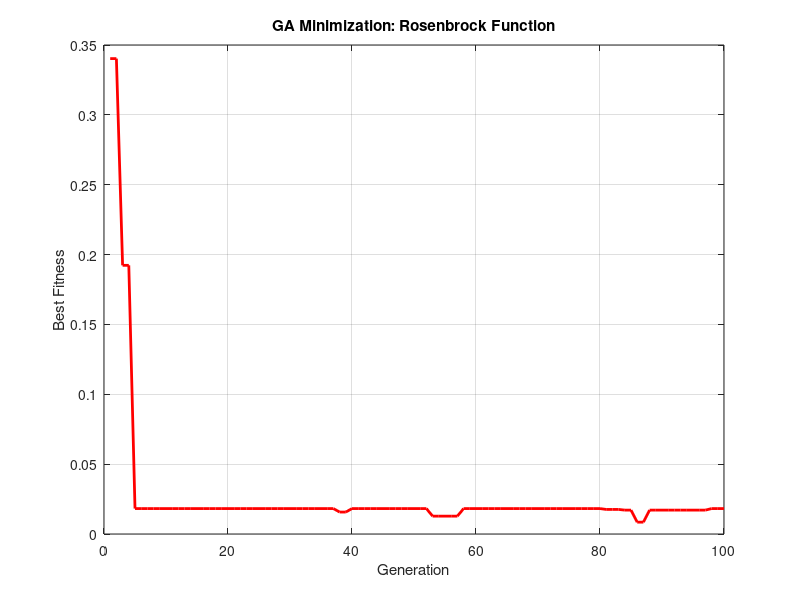

MATLAB code to generate this figure:
clc; clear; close all;

%% * Objective: Minimize the Rosenbrock function
popSize = 30;
dims = 2;                      % Two variables: x and y
pop = -2 + 4 * rand(popSize, dims);  % Range: [-2, 2]
maxGen = 100;
mutRate = 0.1;

fitnessFunc = @(v) (1 - v(:,1)).^2 + 100*(v(:,2) - v(:,1).^2).^2;

bestFitness = zeros(maxGen, 1);

for gen = 1:maxGen
    fitness = fitnessFunc(pop);       % Lower is better

    %% Selection: Roulette Wheel (invert fitness for minimization)
    invFitness = 1 ./ (fitness + 1e-6);  
    prob = invFitness / sum(invFitness);
    cumProb = cumsum(prob);
    newPop = zeros(size(pop));
    for i = 1:popSize
        r = rand;
        idx = find(cumProb >= r, 1, 'first');
        newPop(i,:) = pop(idx,:);
    end

    %% Crossover: Single-point
    for i = 1:2:popSize
        if i+1 <= popSize
            point = randi([1, dims]);
            newPop([i, i+1], point:end) = newPop([i+1, i], point:end);
        end
    end

    %% Mutation
    for i = 1:popSize
        if rand < mutRate
            newPop(i,:) = newPop(i,:) + 0.1 * randn(1, dims);
            newPop(i,:) = max(-2, min(2, newPop(i,:)));  % Keep in range
        end
    end

    pop = newPop;
    bestFitness(gen) = min(fitnessFunc(pop));
end

%% * Plotting
figure;
plot(1:maxGen, bestFitness, 'r-', 'LineWidth', 2);
xlabel('Generation'); ylabel('Best Fitness');
title('GA Minimization: Rosenbrock Function');
grid on;

%% ---------- Report the solution ----------
finalFitness = fitnessFunc(pop);
[bestVal, bestIdx] = min(finalFitness);      % minimisation problem

fprintf('\n=== Result: minimise the Rosenbrock function ===\n');
fprintf('  best (x1, x2)  : (%.6f, %.6f)\n', pop(bestIdx,1), pop(bestIdx,2));
fprintf('  best f         : %.6f\n', bestVal);
fprintf('  known optimum  : f(1, 1) = 0\n');
fprintf('\nRosenbrock has a narrow curved valley. Reaching the valley is\n');
fprintf('easy; travelling along it to (1,1) is the hard part. Expect the\n');
fprintf('result to sit in the valley but short of the optimum.\n');
